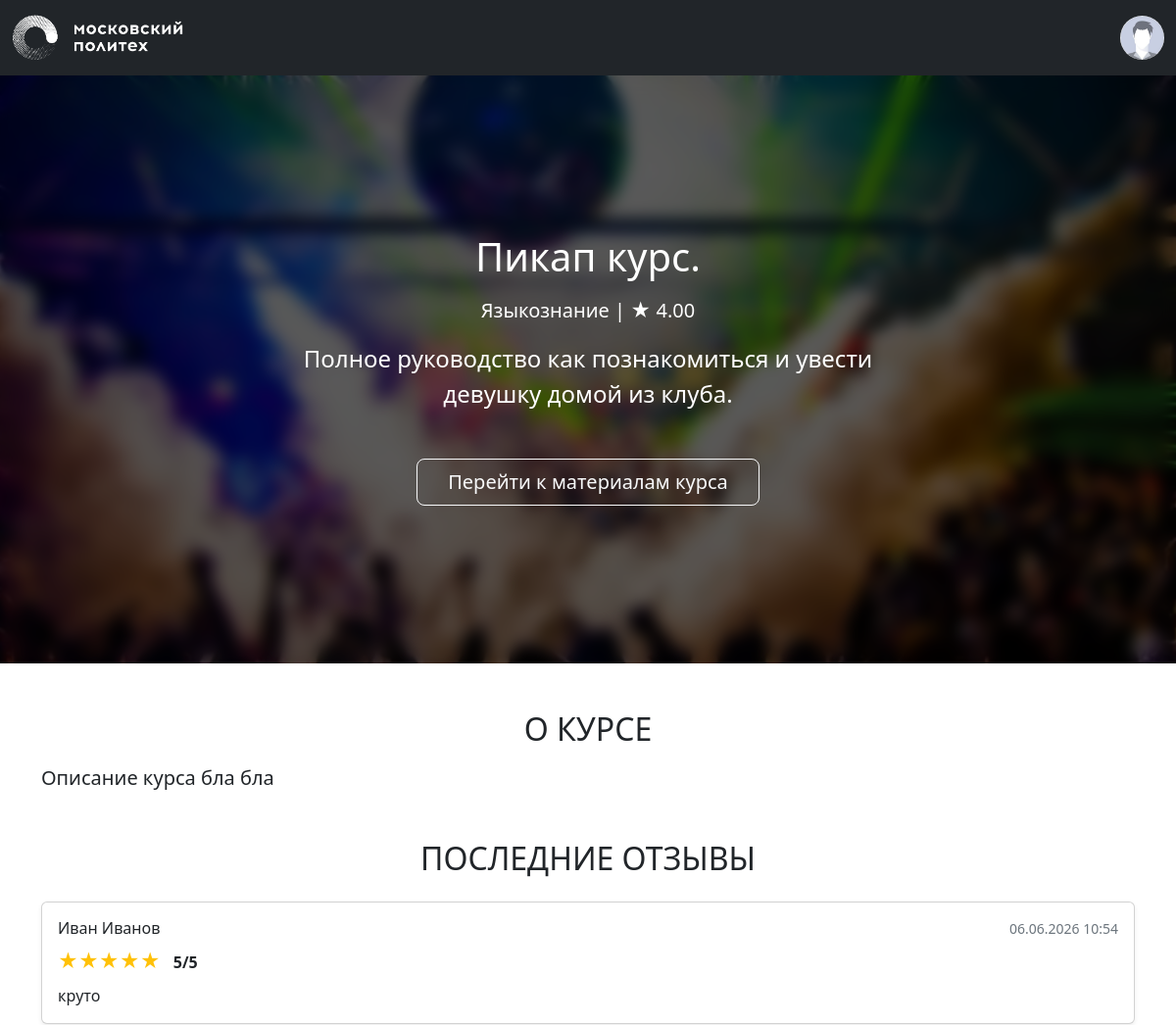
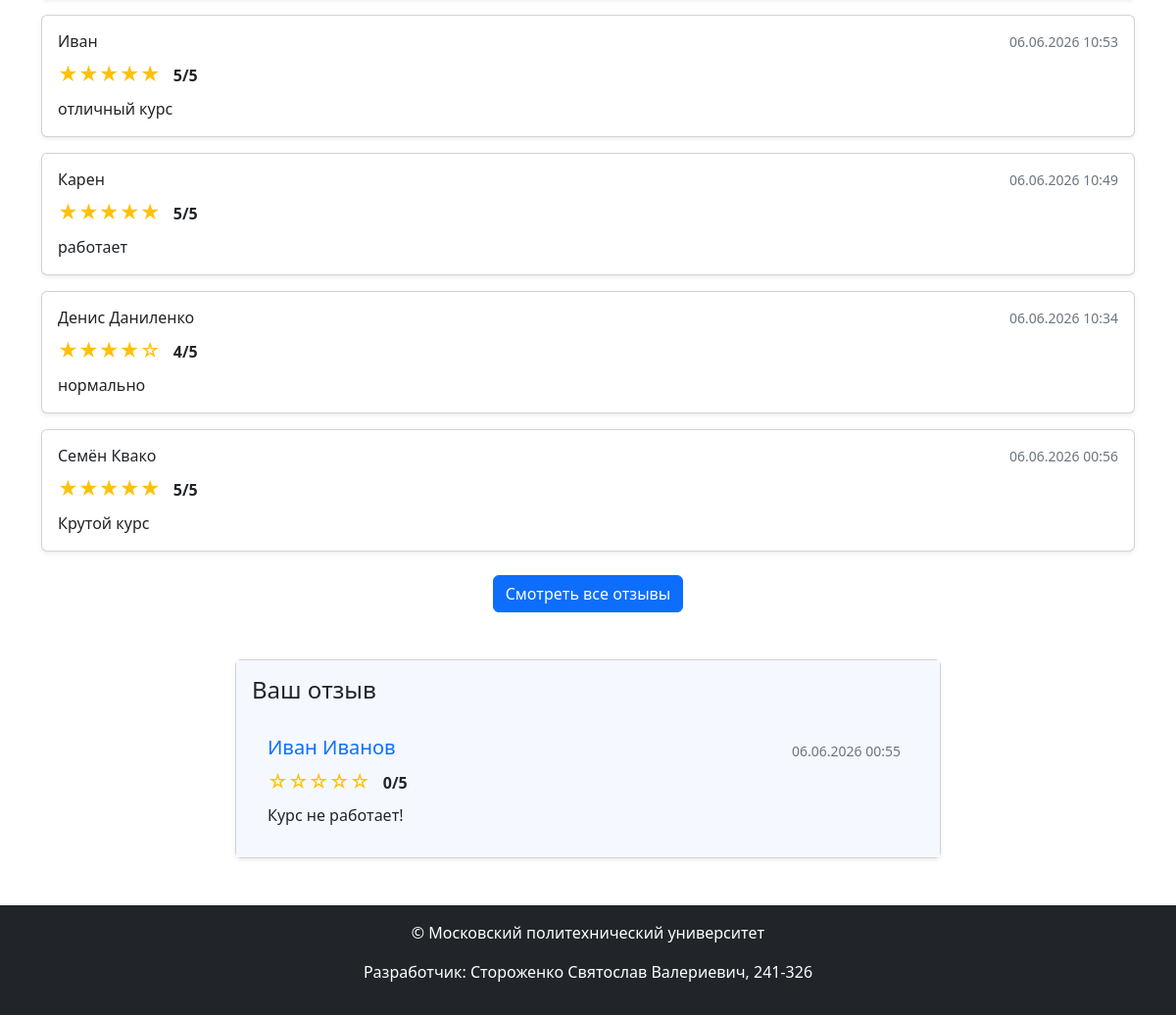
The app's page /courses/2 (signed in) with its own data (2 pictures, top to bottom).
### models.py (models this page shows, shortened)
class Image(db.Model):
    __tablename__ = 'images'
    id: Mapped[str] = mapped_column(String(100), primary_key=True)
    file_name: Mapped[str] = mapped_column(String(100))
    mime_type: Mapped[str] = mapped_column(String(100))
    md5_hash: Mapped[str] = mapped_column(String(100), unique=True)
    object_id: Mapped[Optional[int]]
    object_type: Mapped[Optional[str]] = mapped_column(String(100))
    created_at: Mapped[datetime] = mapped_column(default=datetime.now)
    @property
    def url(self):
        return url_for('image', image_id=self.id)

class Base(DeclarativeBase):
  metadata = MetaData(naming_convention={
        "ix": 'ix_%(column_0_label)s',
        "uq": "uq_%(table_name)s_%(column_0_name)s",
        "ck": "ck_%(table_name)s_%(constraint_name)s",
        "fk": "fk_%(table_name)s_%(column_0_name)s_%(referred_table_name)s",
        "pk": "pk_%(table_name)s"
    })

class Course(Base):
    __tablename__ = 'courses'
    id: Mapped[int] = mapped_column(primary_key=True)
    name: Mapped[str] = mapped_column(String(100))
    short_desc: Mapped[str] = mapped_column(Text)
    full_desc: Mapped[str] = mapped_column(Text)
    rating_sum: Mapped[int] = mapped_column(default=0)
    rating_num: Mapped[int] = mapped_column(default=0)
    category_id: Mapped[int] = mapped_column(ForeignKey("categories.id"))
    author_id: Mapped[int] = mapped_column(ForeignKey("users.id"))
    background_image_id: Mapped[str] = mapped_column(ForeignKey("images.id"))
    created_at: Mapped[datetime] = mapped_column(default=datetime.now)
    author: Mapped["User"] = relationship()
    category: Mapped["Category"] = relationship(lazy=False)
    bg_image: Mapped["Image"] = relationship()
    reviews: Mapped[List["Review"]] = relationship(back_populates="course", cascade="all, delete-orphan")
    @property
    def rating(self):
        if self.rating_num > 0:
            return self.rating_sum / self.rating_num
        return 0

class Category(Base):
    __tablename__ = 'categories'
    id = mapped_column(Integer, primary_key=True)
    name: Mapped[str] = mapped_column(String(100))
    parent_id: Mapped[Optional[int]] = mapped_column(ForeignKey("categories.id"))

class Review(Base):
    __tablename__ = 'reviews'
    id: Mapped[int] = mapped_column(primary_key=True)
    rating: Mapped[int] = mapped_column(Integer, CheckConstraint('rating >= 0 AND rating <= 5', name='rating_range'), nullable=False)
    text: Mapped[str] = mapped_column(Text, nullable=False)
    created_at: Mapped[datetime] = mapped_column(default=datetime.now)
    course_id: Mapped[int] = mapped_column(ForeignKey("courses.id"), nullable=False)
    user_id: Mapped[int] = mapped_column(ForeignKey("users.id"), nullable=False)
    course: Mapped["Course"] = relationship(back_populates="reviews")
    user: Mapped["User"] = relationship()

class User(Base, UserMixin):
    __tablename__ = 'users'
    id: Mapped[int] = mapped_column(primary_key=True)
    first_name: Mapped[str] = mapped_column(String(100))
    last_name: Mapped[str] = mapped_column(String(100))
    middle_name: Mapped[Optional[str]] = mapped_column(String(100))
    login: Mapped[str] = mapped_column(String(100), unique=True)
    password_hash: Mapped[str] = mapped_column(String(200))
    created_at: Mapped[datetime] = mapped_column(default=datetime.now)
    @property
    def full_name(self):
        return ' '.join([self.last_name, self.first_name, self.middle_name or ''])

### courses.py (the view)
@bp.route('/<int:course_id>')
def show(course_id):
    course = db.get_or_404(Course, course_id)
    reviews = db.session.execute(
        db.select(Review).filter_by(course_id=course_id).order_by(Review.created_at.desc()).limit(5)
        ).scalars().all()
    user_review = None
    if current_user.is_authenticated:
        user_review = db.session.execute(
            db.select(Review).filter_by(course_id=course_id, user_id=current_user.id)
            ).scalar()
    return render_template('courses/show.html', course=course, reviews=reviews, user_review=user_review)

### auth.py (called while the page is built)
def load_user(user_id):
    user = db.session.execute(db.select(User).filter_by(id=user_id)).scalar()
    return user

### templates/courses/show.html
{% extends 'base.html' %}
{% block content %}
<div class="title-area position-relative course-block"
    style="background-image: url({{ course.bg_image.url if course.bg_image else '' }});">
    <div class="h-100 w-100 py-5 d-flex text-center position-absolute" style="background-color: rgba(0, 0, 0, 0.65);">
        <div class="m-auto">
            <h1 class="title mb-3 font-weight-bold">{{ course.name }}</h1>
            <p class="mb-3 mx-auto fs-5">
                {{ course.category.name }} | <span>★</span> <span>{{ "%.2f" | format(course.rating) }}</span>
            </p>
            <div class="container">
                <p class="description w-75 mb-5 mx-auto">
                    {{ course.short_desc }}
                </p>
            </div>
            {% if current_user.is_authenticated %}
            <a href="#" class="btn btn-outline-light btn-lg btn-go-course">Перейти к материалам курса</a>
            {% else %}
            <button class="btn btn-outline-light btn-lg btn-go-course" disabled>Записаться</button>
            {% endif %}
        </div>
    </div>
</div>
<div class="container mt-5">
    <section class="about mb-5">
        <h2 class="mb-3 text-center text-uppercase font-weight-bold">О курсе</h2>
        <p class="fs-5">{{ course.full_desc }}</p>
    </section>
</div>
<div class="container mt-5">
    <section class="reviews mb-5">
        <h2 class="mb-4 text-center text-uppercase font-weight-bold">Последние отзывы</h2>
        <div class="row justify-content-center">
            <div class="col-md-12">
                {% for review in reviews %}
                <div class="card mb-3 shadow-sm">
                    <div class="card-body">
                        <div class="d-flex justify-content-between align-items-center mb-2">
                            <h6 class="card-title mb-0 font-weight-bold">
                                {{ review.user.first_name }} {{ review.user.last_name }}
                            </h6>
                            <small class="text-muted">
                                {{ review.created_at.strftime('%d.%m.%Y %H:%M') }}
                            </small>
                        </div>
                        <div class="mb-2 rating_block">
                            <span class="text-warning fs-5">
                                {% for i in range(review.rating) %}★{% endfor %}{% for i in range(5 - review.rating)
                                %}☆{% endfor %}
                            </span>
                            <span class="ms-2 fw-bold">{{ review.rating }}/5</span>
                        </div>
                        <p class="card-text">{{ review.text }}</p>
                    </div>
                </div>
                {% else %}
                <div class="text-center card py-3 no-review-card">
                    <h4 class="text-muted">Отзывов пока нет, но вы можете оставить свой отзыв!</h4>
                </div>
                {% endfor %}
                <div class="text-center mt-4">
                    {% if reviews %}
                    <a href="{{ url_for('courses.reviews', course_id=course.id) }}" class="btn btn-primary">
                        Смотреть все отзывы
                    </a>
                    {% endif %}
                </div>
                {% if current_user.is_authenticated %}
                <div class="container mt-4">
                    <div class="row justify-content-center">
                        <div class="col-md-8">
                            {% include 'courses/_review_form.html' %}
                        </div>
                    </div>
                </div>
                {% endif %}
            </div>
        </div>
    </section>
</div>
{% endblock %}

### templates/courses/_review_form.html (shortened to what this page needs)
<div class="card shadow-sm mt-4">
    <div class="card-body my-review">
        {% if user_review %}
        <h4 class="card-title mb-3">Ваш отзыв</h4>
        <div class="card-body">
            <div class="d-flex justify-content-between align-items-center mb-0">
                <h6 class="font-weight-bold text-primary fs-5">
                    {{ user_review.user.first_name }} {{ user_review.user.last_name }}
                </h6>
                <small class="text-muted px-2 py-1 rounded">
                    {{ user_review.created_at.strftime('%d.%m.%Y %H:%M')}}
                </small>
            </div>
            <div class="mb-2 rating_block">
                <span class="text-warning fs-5">
                    {% for i in range(user_review.rating) %}★{% endfor %}{% for i in range(5 - user_review.rating) %}☆{% endfor %}
                </span>
                <span class="ms-2 fw-bold">{{ user_review.rating }}/5</span>
            </div>
            <p class="card-text text-dark" style="line-height: 1.4;">{{
                user_review.text }}</p>
        </div>
        {% endif %}
    </div>
</div>

### static/styles.css (style rules this page uses)
.title-area { background-color: black; background-position: center; background-repeat: no-repeat; background-size: cover; color: white; font-size: 1.5rem; min-height: calc(75vh); }
.title-area>div { backdrop-filter: blur(8px); -webkit-backdrop-filter: blur(8px); }
.btn-go-course { transition: transform 0.2s ease, width 1s ease; width: 350px; }
.my-review { background-color: rgb(245, 248, 255); }

### records on screen
Image: bg_image (picture)
Course: name "Пикап курс.", rating "4.00", short_desc "Полное руководство как познакомиться и увести девушку домой из клуба.", full_desc "Описание курса бла бла"
Category: category.name "Языкознание"
Review: user.first_name "Иван", user.last_name "Иванов", created_at "06.06.2026 10:54", rating "5", text "круто"
Review: user.first_name "Иван", created_at "06.06.2026 10:53", rating "5", text "отличный курс"
Review: user.first_name "Карен", created_at "06.06.2026 10:49", rating "5", text "работает"
Review: user.first_name "Денис", user.last_name "Даниленко", created_at "06.06.2026 10:34", rating "4", text "нормально"
Review: user.first_name "Семён", user.last_name "Квако", created_at "06.06.2026 00:56", rating "5", text "Крутой курс"
User: user.first_name "Иван", user.last_name "Иванов"
Review: created_at "06.06.2026 00:55", rating "0", text "Курс не работает!"
